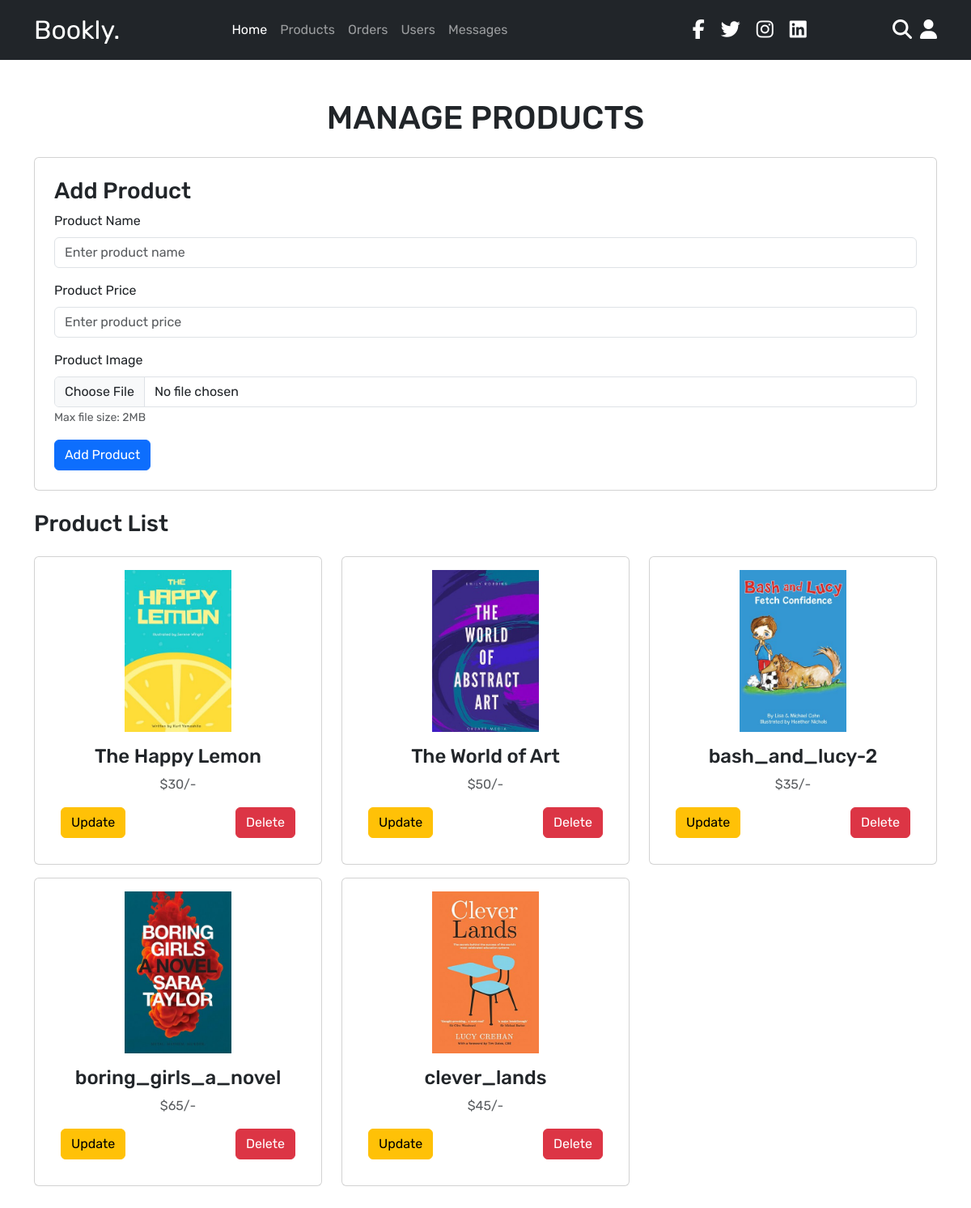
Screenshot of /admin_products.php (signed in) with the database file from the repository.
### tables this page shows
CREATE TABLE `products` (
  `id` int(100) NOT NULL,
  `name` varchar(100) NOT NULL,
  `price` varchar(100) NOT NULL,
  `image` varchar(100) NOT NULL
);

### admin_products.php (the view, shortened to what this page needs)
<?php
include('connection.php');
$upload_dir = 'uploaded_img';
$update_product = null;
?>
<!DOCTYPE html>
<html lang="en">
<head>
   <link href="https://cdn.jsdelivr.net/npm/bootstrap@5.3.0/dist/css/bootstrap.min.css" rel="stylesheet">
</head>
<body>
<?php include 'header.php'; ?>
<div class="container my-5">
   <h1 class="text-center fs-1 mb-4">MANAGE PRODUCTS</h1>
   <?php if($update_product): ?>
   <div class="card p-4 mb-4">
      <h3>Update Product</h3>
      <form action="" method="post" enctype="multipart/form-data">
         <input type="hidden" name="update_p_id" value="<?php echo $update_product['id']; ?>">
         <input type="hidden" name="update_old_image" value="<?php echo $update_product['image']; ?>">
         <div class="mb-3">
            <label for="update_name" class="form-label">Product Name</label>
            <input type="text" id="update_name" name="update_name" value="<?php echo htmlspecialchars($update_product['name']); ?>" class="form-control" required>
         </div>
         <div class="mb-3">
            <label for="update_price" class="form-label">Product Price</label>
            <input type="number" id="update_price" name="update_price" value="<?php echo htmlspecialchars($update_product['price']); ?>" class="form-control" required>
         </div>
         <div class="mb-3">
            <label for="update_image" class="form-label">Current Image</label>
            <div class="mb-2">
               <img src="<?php echo $upload_dir . '/' . htmlspecialchars($update_product['image']); ?>" class="img-thumbnail product-img" alt="Current product image" onerror="this.src='<?php echo $upload_dir; ?>/default.jpg';">
            </div>
            <input type="file" id="update_image" name="update_image" class="form-control" accept="image/jpg, image/jpeg, image/png">
            <small class="text-muted">Leave empty to keep current image</small>
         </div>
         <div class="d-flex gap-2">
            <button type="submit" name="update_product" class="btn btn-success">Update Product</button>
            <a href="admin_products.php" class="btn btn-secondary">Cancel</a>
         </div>
      </form>
   </div>
   <?php else: ?>
   <div class="card p-4 mb-4">
      <h3>Add Product</h3>
      <form action="" method="post" enctype="multipart/form-data">
         <div class="mb-3">
            <label for="name" class="form-label">Product Name</label>
            <input type="text" id="name" name="name" class="form-control" placeholder="Enter product name" required>
         </div>
         <div class="mb-3">
            <label for="price" class="form-label">Product Price</label>
            <input type="number" id="price" name="price" class="form-control" placeholder="Enter product price" required>
         </div>
         <div class="mb-3">
            <label for="image" class="form-label">Product Image</label>
            <input type="file" id="image" name="image" class="form-control" accept="image/jpg, image/jpeg, image/png" required>
            <small class="text-muted">Max file size: 2MB</small>
         </div>
         <button type="submit" name="add_product" class="btn btn-primary">Add Product</button>
      </form>
   </div>
   <?php endif; ?>
   <h3 class="my-4">Product List</h3>
   <div class="row">
      <?php
         $select_products = mysqli_query($connection, "SELECT * FROM products") or die('Query failed: ' . mysqli_error($connection));
         if(mysqli_num_rows($select_products) > 0){
            while($product = mysqli_fetch_assoc($select_products)){
      ?>
      <div class="col-md-4 mb-3">
         <div class="card text-center p-3">
            <img src="<?php echo $upload_dir . '/' . htmlspecialchars($product['image']); ?>" class="card-img-top product-img" alt="Product Image" onerror="this.src='<?php echo $upload_dir; ?>/default.jpg';">
            <div class="card-body">
               <h4 class="card-title"><?php echo htmlspecialchars($product['name']); ?></h4>
               <p class="card-text text-muted">$<?php echo htmlspecialchars($product['price']); ?>/-</p>
               <div class="d-flex justify-content-between mt-2">
                  <a href="admin_products.php?update=<?php echo $product['id']; ?>" class="btn btn-warning">Update</a>
                  <a href="admin_products.php?delete=<?php echo $product['id']; ?>" class="btn btn-danger" onclick="return confirm('Delete this product?');">Delete</a>
               </div>
            </div>
         </div>
      </div>
      <?php }} else { echo '<p class="text-center text-muted">No products added yet!</p>'; } ?>
   </div>
</div>
</body>
</html>

### admin_products.php (style rules this page uses)
.product-img { height: 200px; object-fit: contain; }

### header.php (style rules this page uses)
:root { --primary: #8e44ad; --secondary: #6c3483; --accent: #f39c12; --dark: #333; --light: #fff; --gray: #f5f5f5; --text-color: #666; --border: 1px solid #ddd; --box-shadow: 0 .5rem 1rem rgba(0,0,0,.1); --transition: all 0.3s ease-in-out; }
* { margin: 0; padding: 0; box-sizing: border-box; font-family: 'Rubik', sans-serif; }

### rows the page displays
products: image (picture), name "The Happy Lemon", price "30"
products: image (picture), name "The World of Art", price "50"
products: image (picture), name "bash_and_lucy-2", price "35"
products: image (picture), name "boring_girls_a_novel", price "65"
products: image (picture), name "clever_lands", price "45"
